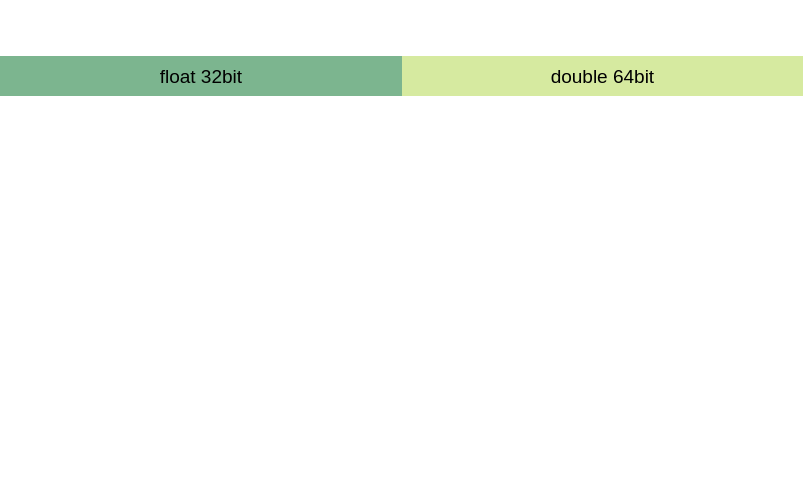
<?xml version="1.0" encoding="UTF-8"?>
<ui version="4.0">
 <class>FormFloatTest</class>
 <widget class="QWidget" name="FormFloatTest">
  <property name="geometry">
   <rect>
    <x>0</x>
    <y>0</y>
    <width>803</width>
    <height>477</height>
   </rect>
  </property>
  <property name="sizePolicy">
   <sizepolicy hsizetype="Fixed" vsizetype="Fixed">
    <horstretch>0</horstretch>
    <verstretch>0</verstretch>
   </sizepolicy>
  </property>
  <property name="windowTitle">
   <string>FloatTest</string>
  </property>
  <property name="styleSheet">
   <string notr="true">*  {
	font-size: 14pt;
	background-color: white;
}

QRadioButton::indicator {
	width:0px;
	height:0px;
	margin: 0px;
}

QRadioButton, QPushButton {
	height : 40px;
	background-color: rgb(214,234,160);
	spacing: 130px;
	border: none;
}

QRadioButton::checked, QPushButton::checked {
	background-color: rgb(124, 181, 143);
}

QLabel{
  margin-left: 20px;
  margin-right: 20px;
}</string>
  </property>
  <layout class="QVBoxLayout" name="verticalLayout">
   <property name="spacing">
    <number>10</number>
   </property>
   <property name="leftMargin">
    <number>0</number>
   </property>
   <property name="topMargin">
    <number>0</number>
   </property>
   <property name="rightMargin">
    <number>0</number>
   </property>
   <property name="bottomMargin">
    <number>0</number>
   </property>
   <item>
    <widget class="QWidget" name="widgetRadioButtons" native="true">
     <layout class="QHBoxLayout" name="horizontalLayout">
      <property name="spacing">
       <number>0</number>
      </property>
      <property name="leftMargin">
       <number>0</number>
      </property>
      <property name="topMargin">
       <number>0</number>
      </property>
      <property name="rightMargin">
       <number>0</number>
      </property>
      <property name="bottomMargin">
       <number>0</number>
      </property>
      <item>
       <widget class="QPushButton" name="radioFloat">
        <property name="sizePolicy">
         <sizepolicy hsizetype="Minimum" vsizetype="Fixed">
          <horstretch>1</horstretch>
          <verstretch>0</verstretch>
         </sizepolicy>
        </property>
        <property name="text">
         <string>float 32bit</string>
        </property>
        <property name="checkable">
         <bool>true</bool>
        </property>
        <property name="checked">
         <bool>true</bool>
        </property>
       </widget>
      </item>
      <item>
       <widget class="QPushButton" name="radioDouble">
        <property name="sizePolicy">
         <sizepolicy hsizetype="Minimum" vsizetype="Fixed">
          <horstretch>1</horstretch>
          <verstretch>0</verstretch>
         </sizepolicy>
        </property>
        <property name="styleSheet">
         <string notr="true"/>
        </property>
        <property name="text">
         <string>double 64bit</string>
        </property>
        <property name="checkable">
         <bool>true</bool>
        </property>
       </widget>
      </item>
     </layout>
    </widget>
   </item>
   <item>
    <widget class="QLabel" name="labelBin">
     <property name="text">
      <string/>
     </property>
    </widget>
   </item>
   <item>
    <widget class="QLabel" name="labelDesc">
     <property name="text">
      <string/>
     </property>
    </widget>
   </item>
  </layout>
 </widget>
 <resources/>
 <connections/>
</ui>
